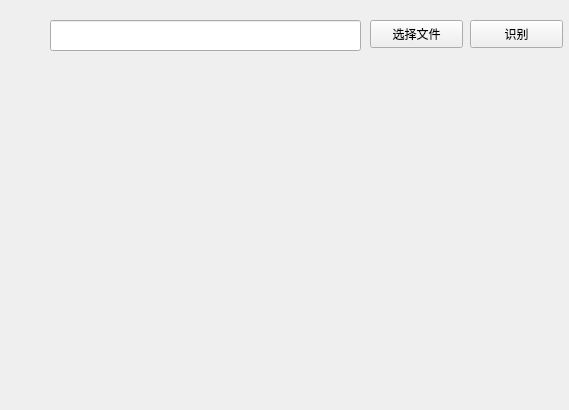
<?xml version="1.0" encoding="UTF-8"?>
<ui version="4.0">
 <class>Form</class>
 <widget class="QWidget" name="Form">
  <property name="geometry">
   <rect>
    <x>0</x>
    <y>0</y>
    <width>569</width>
    <height>410</height>
   </rect>
  </property>
  <property name="windowTitle">
   <string>Form</string>
  </property>
  <widget class="QPushButton" name="files">
   <property name="geometry">
    <rect>
     <x>370</x>
     <y>20</y>
     <width>93</width>
     <height>28</height>
    </rect>
   </property>
   <property name="text">
    <string>选择文件</string>
   </property>
  </widget>
  <widget class="QWidget" name="model" native="true">
   <property name="geometry">
    <rect>
     <x>29</x>
     <y>69</y>
     <width>521</width>
     <height>321</height>
    </rect>
   </property>
  </widget>
  <widget class="QLineEdit" name="fileText">
   <property name="geometry">
    <rect>
     <x>50</x>
     <y>20</y>
     <width>311</width>
     <height>31</height>
    </rect>
   </property>
  </widget>
  <widget class="QPushButton" name="predict">
   <property name="geometry">
    <rect>
     <x>470</x>
     <y>20</y>
     <width>93</width>
     <height>28</height>
    </rect>
   </property>
   <property name="text">
    <string>识别</string>
   </property>
  </widget>
 </widget>
 <resources/>
 <connections/>
</ui>
